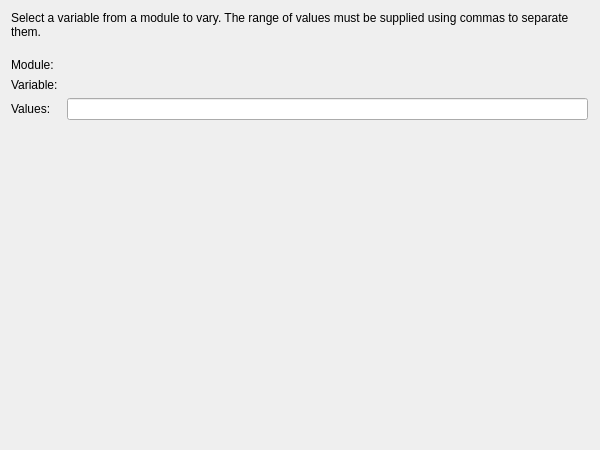
<?xml version="1.0" encoding="UTF-8"?>
<ui version="4.0">
 <class>UnitSensitivityWidget</class>
 <widget class="QWidget" name="UnitSensitivityWidget">
  <property name="geometry">
   <rect>
    <x>0</x>
    <y>0</y>
    <width>600</width>
    <height>450</height>
   </rect>
  </property>
  <property name="windowTitle">
   <string>Form</string>
  </property>
  <layout class="QHBoxLayout" name="horizontalLayout" stretch="1,0">
   <property name="spacing">
    <number>0</number>
   </property>
   <item>
    <widget class="QFrame" name="frame">
     <property name="maximumSize">
      <size>
       <width>600</width>
       <height>16777215</height>
      </size>
     </property>
     <property name="frameShape">
      <enum>QFrame::NoFrame</enum>
     </property>
     <property name="frameShadow">
      <enum>QFrame::Raised</enum>
     </property>
     <layout class="QVBoxLayout" name="verticalLayout">
      <property name="margin">
       <number>0</number>
      </property>
      <item>
       <widget class="QLabel" name="label_2">
        <property name="text">
         <string>Select a variable from a module to vary. The range of values must be supplied using commas to separate them.</string>
        </property>
        <property name="wordWrap">
         <bool>true</bool>
        </property>
       </widget>
      </item>
      <item>
       <spacer name="verticalSpacer_2">
        <property name="orientation">
         <enum>Qt::Vertical</enum>
        </property>
        <property name="sizeType">
         <enum>QSizePolicy::Fixed</enum>
        </property>
        <property name="sizeHint" stdset="0">
         <size>
          <width>17</width>
          <height>13</height>
         </size>
        </property>
       </spacer>
      </item>
      <item>
       <layout class="QGridLayout" name="gridLayout">
        <item row="0" column="0">
         <widget class="QLabel" name="label">
          <property name="text">
           <string>Module: </string>
          </property>
         </widget>
        </item>
        <item row="1" column="0">
         <widget class="QLabel" name="label_3">
          <property name="text">
           <string>Variable: </string>
          </property>
         </widget>
        </item>
        <item row="2" column="0">
         <widget class="QLabel" name="label_4">
          <property name="text">
           <string>Values: </string>
          </property>
         </widget>
        </item>
        <item row="2" column="1">
         <widget class="QLineEdit" name="lineEdit"/>
        </item>
       </layout>
      </item>
      <item>
       <spacer name="verticalSpacer">
        <property name="orientation">
         <enum>Qt::Vertical</enum>
        </property>
        <property name="sizeHint" stdset="0">
         <size>
          <width>20</width>
          <height>277</height>
         </size>
        </property>
       </spacer>
      </item>
     </layout>
    </widget>
   </item>
   <item>
    <spacer name="horizontalSpacer">
     <property name="orientation">
      <enum>Qt::Horizontal</enum>
     </property>
     <property name="sizeHint" stdset="0">
      <size>
       <width>1</width>
       <height>20</height>
      </size>
     </property>
    </spacer>
   </item>
  </layout>
 </widget>
 <resources/>
 <connections/>
</ui>
